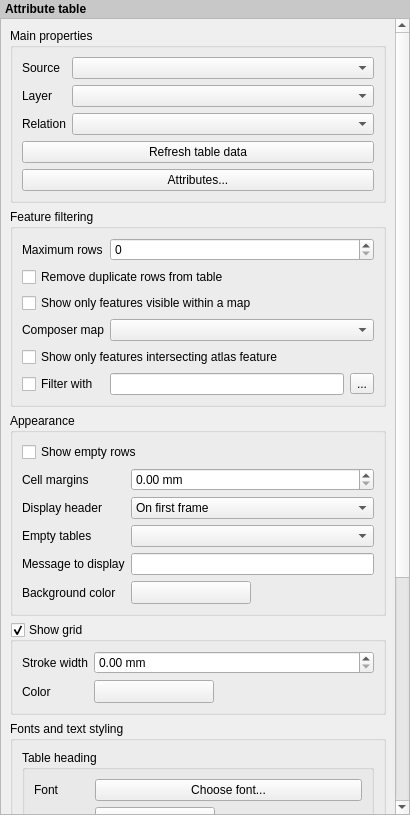
<?xml version="1.0" encoding="UTF-8"?>
<ui version="4.0">
 <class>QgsComposerAttributeTableWidgetBase</class>
 <widget class="QWidget" name="QgsComposerAttributeTableWidgetBase">
  <property name="geometry">
   <rect>
    <x>0</x>
    <y>0</y>
    <width>410</width>
    <height>815</height>
   </rect>
  </property>
  <property name="windowTitle">
   <string>Attribute Table</string>
  </property>
  <layout class="QVBoxLayout" name="verticalLayout">
   <property name="spacing">
    <number>0</number>
   </property>
   <property name="margin">
    <number>0</number>
   </property>
   <item>
    <widget class="QLabel" name="label">
     <property name="sizePolicy">
      <sizepolicy hsizetype="Preferred" vsizetype="Maximum">
       <horstretch>0</horstretch>
       <verstretch>0</verstretch>
      </sizepolicy>
     </property>
     <property name="styleSheet">
      <string notr="true">padding: 2px; font-weight: bold; background-color: rgb(200, 200, 200);</string>
     </property>
     <property name="text">
      <string>Attribute table</string>
     </property>
    </widget>
   </item>
   <item>
    <widget class="QScrollArea" name="scrollArea">
     <property name="widgetResizable">
      <bool>true</bool>
     </property>
     <widget class="QWidget" name="scrollAreaWidgetContents">
      <property name="geometry">
       <rect>
        <x>0</x>
        <y>0</y>
        <width>392</width>
        <height>1202</height>
       </rect>
      </property>
      <layout class="QVBoxLayout" name="mainLayout">
       <item>
        <widget class="QgsCollapsibleGroupBoxBasic" name="groupBox">
         <property name="focusPolicy">
          <enum>Qt::StrongFocus</enum>
         </property>
         <property name="title">
          <string>Main properties</string>
         </property>
         <property name="syncGroup" stdset="0">
          <string notr="true">composeritem</string>
         </property>
         <property name="collapsed" stdset="0">
          <bool>false</bool>
         </property>
         <layout class="QGridLayout" name="gridLayout_4">
          <item row="0" column="0">
           <widget class="QLabel" name="label_8">
            <property name="text">
             <string>Source</string>
            </property>
           </widget>
          </item>
          <item row="0" column="1">
           <widget class="QComboBox" name="mSourceComboBox"/>
          </item>
          <item row="1" column="0">
           <widget class="QLabel" name="mLayerLabel">
            <property name="text">
             <string>Layer</string>
            </property>
            <property name="wordWrap">
             <bool>true</bool>
            </property>
           </widget>
          </item>
          <item row="1" column="1">
           <widget class="QgsMapLayerComboBox" name="mLayerComboBox">
            <property name="sizePolicy">
             <sizepolicy hsizetype="Expanding" vsizetype="Fixed">
              <horstretch>0</horstretch>
              <verstretch>0</verstretch>
             </sizepolicy>
            </property>
           </widget>
          </item>
          <item row="2" column="0">
           <widget class="QLabel" name="mRelationLabel">
            <property name="text">
             <string>Relation</string>
            </property>
           </widget>
          </item>
          <item row="2" column="1">
           <widget class="QComboBox" name="mRelationsComboBox"/>
          </item>
          <item row="3" column="0" colspan="2">
           <widget class="QPushButton" name="mRefreshPushButton">
            <property name="text">
             <string>Refresh table data</string>
            </property>
           </widget>
          </item>
          <item row="4" column="0" colspan="2">
           <widget class="QPushButton" name="mAttributesPushButton">
            <property name="text">
             <string>Attributes...</string>
            </property>
           </widget>
          </item>
         </layout>
        </widget>
       </item>
       <item>
        <widget class="QgsCollapsibleGroupBoxBasic" name="groupBox_5">
         <property name="focusPolicy">
          <enum>Qt::StrongFocus</enum>
         </property>
         <property name="title">
          <string>Feature filtering</string>
         </property>
         <property name="syncGroup" stdset="0">
          <string notr="true">composeritem</string>
         </property>
         <property name="collapsed" stdset="0">
          <bool>false</bool>
         </property>
         <layout class="QGridLayout" name="gridLayout_5">
          <item row="0" column="0">
           <widget class="QLabel" name="mMaxNumFeaturesLabel">
            <property name="text">
             <string>Maximum rows</string>
            </property>
            <property name="wordWrap">
             <bool>true</bool>
            </property>
            <property name="buddy">
             <cstring>mMaximumRowsSpinBox</cstring>
            </property>
           </widget>
          </item>
          <item row="0" column="1">
           <widget class="QgsSpinBox" name="mMaximumRowsSpinBox">
            <property name="maximum">
             <number>99999</number>
            </property>
            <property name="showClearButton">
             <bool>false</bool>
            </property>
           </widget>
          </item>
          <item row="1" column="0" colspan="2">
           <widget class="QCheckBox" name="mUniqueOnlyCheckBox">
            <property name="text">
             <string>Remove duplicate rows from table</string>
            </property>
           </widget>
          </item>
          <item row="2" column="0" colspan="2">
           <widget class="QCheckBox" name="mShowOnlyVisibleFeaturesCheckBox">
            <property name="text">
             <string>Show only features visible within a map</string>
            </property>
           </widget>
          </item>
          <item row="3" column="0">
           <widget class="QLabel" name="mComposerMapLabel">
            <property name="text">
             <string>Composer map</string>
            </property>
            <property name="wordWrap">
             <bool>true</bool>
            </property>
            <property name="buddy">
             <cstring>mComposerMapComboBox</cstring>
            </property>
           </widget>
          </item>
          <item row="3" column="1">
           <widget class="QComboBox" name="mComposerMapComboBox"/>
          </item>
          <item row="4" column="0" colspan="2">
           <widget class="QCheckBox" name="mIntersectAtlasCheckBox">
            <property name="text">
             <string>Show only features intersecting atlas feature</string>
            </property>
           </widget>
          </item>
          <item row="5" column="0">
           <widget class="QCheckBox" name="mFeatureFilterCheckBox">
            <property name="text">
             <string>Filter with</string>
            </property>
           </widget>
          </item>
          <item row="5" column="1">
           <layout class="QHBoxLayout" name="horizontalLayout">
            <item>
             <widget class="QLineEdit" name="mFeatureFilterEdit"/>
            </item>
            <item>
             <widget class="QToolButton" name="mFeatureFilterButton">
              <property name="text">
               <string>...</string>
              </property>
              <property name="icon">
               <iconset resource="../../images/images.qrc">
                <normaloff>:/images/themes/default/mIconExpression.svg</normaloff>:/images/themes/default/mIconExpression.svg</iconset>
              </property>
             </widget>
            </item>
           </layout>
          </item>
         </layout>
         <zorder>mShowOnlyVisibleFeaturesCheckBox</zorder>
         <zorder>mComposerMapLabel</zorder>
         <zorder>mComposerMapComboBox</zorder>
         <zorder>mFeatureFilterCheckBox</zorder>
         <zorder>mMaximumRowsSpinBox</zorder>
         <zorder>mMaxNumFeaturesLabel</zorder>
         <zorder>mIntersectAtlasCheckBox</zorder>
         <zorder>mUniqueOnlyCheckBox</zorder>
        </widget>
       </item>
       <item>
        <widget class="QgsCollapsibleGroupBoxBasic" name="groupBox_6">
         <property name="focusPolicy">
          <enum>Qt::StrongFocus</enum>
         </property>
         <property name="title">
          <string>Appearance</string>
         </property>
         <property name="syncGroup" stdset="0">
          <string notr="true">composeritem</string>
         </property>
         <property name="collapsed" stdset="0">
          <bool>false</bool>
         </property>
         <layout class="QGridLayout" name="gridLayout_6">
          <item row="2" column="0">
           <widget class="QLabel" name="mMarginLabel">
            <property name="text">
             <string>Cell margins</string>
            </property>
            <property name="wordWrap">
             <bool>true</bool>
            </property>
            <property name="buddy">
             <cstring>mMarginSpinBox</cstring>
            </property>
           </widget>
          </item>
          <item row="2" column="1">
           <widget class="QgsDoubleSpinBox" name="mMarginSpinBox">
            <property name="suffix">
             <string> mm</string>
            </property>
            <property name="showClearButton">
             <bool>false</bool>
            </property>
           </widget>
          </item>
          <item row="3" column="0">
           <widget class="QLabel" name="label_7">
            <property name="text">
             <string>Display header</string>
            </property>
           </widget>
          </item>
          <item row="3" column="1">
           <widget class="QComboBox" name="mHeaderModeComboBox">
            <item>
             <property name="text">
              <string>On first frame</string>
             </property>
            </item>
            <item>
             <property name="text">
              <string>On all frames</string>
             </property>
            </item>
            <item>
             <property name="text">
              <string>No header</string>
             </property>
            </item>
           </widget>
          </item>
          <item row="5" column="0">
           <widget class="QLabel" name="label_9">
            <property name="text">
             <string>Empty tables</string>
            </property>
           </widget>
          </item>
          <item row="5" column="1">
           <widget class="QComboBox" name="mEmptyModeComboBox"/>
          </item>
          <item row="6" column="0">
           <widget class="QLabel" name="mEmptyMessageLabel">
            <property name="text">
             <string>Message to display</string>
            </property>
           </widget>
          </item>
          <item row="6" column="1">
           <widget class="QLineEdit" name="mEmptyMessageLineEdit"/>
          </item>
          <item row="7" column="0">
           <widget class="QLabel" name="label_10">
            <property name="text">
             <string>Background color</string>
            </property>
           </widget>
          </item>
          <item row="7" column="1">
           <layout class="QHBoxLayout" name="horizontalLayout_5">
            <item>
             <widget class="QgsColorButtonV2" name="mBackgroundColorButton">
              <property name="minimumSize">
               <size>
                <width>120</width>
                <height>0</height>
               </size>
              </property>
              <property name="maximumSize">
               <size>
                <width>120</width>
                <height>16777215</height>
               </size>
              </property>
              <property name="text">
               <string/>
              </property>
             </widget>
            </item>
            <item>
             <spacer name="horizontalSpacer_4">
              <property name="orientation">
               <enum>Qt::Horizontal</enum>
              </property>
              <property name="sizeHint" stdset="0">
               <size>
                <width>40</width>
                <height>20</height>
               </size>
              </property>
             </spacer>
            </item>
           </layout>
          </item>
          <item row="1" column="0" colspan="2">
           <widget class="QCheckBox" name="mDrawEmptyCheckBox">
            <property name="text">
             <string>Show empty rows</string>
            </property>
           </widget>
          </item>
         </layout>
        </widget>
       </item>
       <item>
        <widget class="QgsCollapsibleGroupBoxBasic" name="mShowGridGroupCheckBox">
         <property name="focusPolicy">
          <enum>Qt::StrongFocus</enum>
         </property>
         <property name="title">
          <string>Show grid</string>
         </property>
         <property name="checkable">
          <bool>true</bool>
         </property>
         <property name="syncGroup" stdset="0">
          <string notr="true">composeritem</string>
         </property>
         <property name="collapsed" stdset="0">
          <bool>false</bool>
         </property>
         <layout class="QGridLayout" name="gridLayout_7">
          <item row="0" column="0">
           <widget class="QLabel" name="mGridStrokeWidthLabel">
            <property name="text">
             <string>Stroke width</string>
            </property>
            <property name="wordWrap">
             <bool>true</bool>
            </property>
            <property name="buddy">
             <cstring>mGridStrokeWidthSpinBox</cstring>
            </property>
           </widget>
          </item>
          <item row="0" column="1">
           <widget class="QgsDoubleSpinBox" name="mGridStrokeWidthSpinBox">
            <property name="suffix">
             <string> mm</string>
            </property>
            <property name="showClearButton">
             <bool>false</bool>
            </property>
           </widget>
          </item>
          <item row="1" column="0">
           <widget class="QLabel" name="label_6">
            <property name="text">
             <string>Color</string>
            </property>
           </widget>
          </item>
          <item row="1" column="1">
           <layout class="QHBoxLayout" name="horizontalLayout_2">
            <item>
             <widget class="QgsColorButtonV2" name="mGridColorButton">
              <property name="minimumSize">
               <size>
                <width>120</width>
                <height>0</height>
               </size>
              </property>
              <property name="maximumSize">
               <size>
                <width>120</width>
                <height>16777215</height>
               </size>
              </property>
              <property name="text">
               <string/>
              </property>
             </widget>
            </item>
            <item>
             <spacer name="horizontalSpacer">
              <property name="orientation">
               <enum>Qt::Horizontal</enum>
              </property>
              <property name="sizeHint" stdset="0">
               <size>
                <width>40</width>
                <height>20</height>
               </size>
              </property>
             </spacer>
            </item>
           </layout>
          </item>
         </layout>
        </widget>
       </item>
       <item>
        <widget class="QgsCollapsibleGroupBoxBasic" name="groupBox_3">
         <property name="focusPolicy">
          <enum>Qt::StrongFocus</enum>
         </property>
         <property name="title">
          <string>Fonts and text styling</string>
         </property>
         <property name="syncGroup" stdset="0">
          <string notr="true">composeritem</string>
         </property>
         <property name="collapsed" stdset="0">
          <bool>false</bool>
         </property>
         <layout class="QVBoxLayout" name="verticalLayout_2">
          <item>
           <widget class="QGroupBox" name="groupBox_2">
            <property name="title">
             <string>Table heading</string>
            </property>
            <layout class="QGridLayout" name="gridLayout">
             <item row="0" column="0">
              <widget class="QLabel" name="label_5">
               <property name="text">
                <string>Font</string>
               </property>
              </widget>
             </item>
             <item row="0" column="1">
              <widget class="QPushButton" name="mHeaderFontPushButton">
               <property name="text">
                <string>Choose font...</string>
               </property>
              </widget>
             </item>
             <item row="1" column="0">
              <widget class="QLabel" name="label_3">
               <property name="text">
                <string>Color</string>
               </property>
              </widget>
             </item>
             <item row="1" column="1">
              <layout class="QHBoxLayout" name="horizontalLayout_3">
               <item>
                <widget class="QgsColorButtonV2" name="mHeaderFontColorButton">
                 <property name="minimumSize">
                  <size>
                   <width>120</width>
                   <height>0</height>
                  </size>
                 </property>
                 <property name="maximumSize">
                  <size>
                   <width>120</width>
                   <height>16777215</height>
                  </size>
                 </property>
                 <property name="text">
                  <string/>
                 </property>
                </widget>
               </item>
               <item>
                <spacer name="horizontalSpacer_2">
                 <property name="orientation">
                  <enum>Qt::Horizontal</enum>
                 </property>
                 <property name="sizeHint" stdset="0">
                  <size>
                   <width>40</width>
                   <height>20</height>
                  </size>
                 </property>
                </spacer>
               </item>
              </layout>
             </item>
             <item row="2" column="0">
              <widget class="QLabel" name="label_2">
               <property name="text">
                <string>Alignment</string>
               </property>
              </widget>
             </item>
             <item row="2" column="1">
              <widget class="QComboBox" name="mHeaderHAlignmentComboBox">
               <property name="sizePolicy">
                <sizepolicy hsizetype="Expanding" vsizetype="Fixed">
                 <horstretch>0</horstretch>
                 <verstretch>0</verstretch>
                </sizepolicy>
               </property>
               <item>
                <property name="text">
                 <string>Follow column alignment</string>
                </property>
               </item>
               <item>
                <property name="text">
                 <string>Left</string>
                </property>
               </item>
               <item>
                <property name="text">
                 <string>Center</string>
                </property>
               </item>
               <item>
                <property name="text">
                 <string>Right</string>
                </property>
               </item>
              </widget>
             </item>
            </layout>
           </widget>
          </item>
          <item>
           <widget class="QGroupBox" name="groupBox_4">
            <property name="title">
             <string>Table contents</string>
            </property>
            <layout class="QGridLayout" name="gridLayout_2">
             <item row="0" column="0">
              <widget class="QLabel" name="lblContentsFont">
               <property name="text">
                <string>Font</string>
               </property>
              </widget>
             </item>
             <item row="0" column="1">
              <widget class="QPushButton" name="mContentFontPushButton">
               <property name="text">
                <string>Choose font...</string>
               </property>
              </widget>
             </item>
             <item row="1" column="0">
              <widget class="QLabel" name="label_4">
               <property name="text">
                <string>Color</string>
               </property>
              </widget>
             </item>
             <item row="1" column="1">
              <layout class="QHBoxLayout" name="horizontalLayout_4">
               <item>
                <widget class="QgsColorButtonV2" name="mContentFontColorButton">
                 <property name="minimumSize">
                  <size>
                   <width>120</width>
                   <height>0</height>
                  </size>
                 </property>
                 <property name="maximumSize">
                  <size>
                   <width>120</width>
                   <height>16777215</height>
                  </size>
                 </property>
                 <property name="text">
                  <string/>
                 </property>
                </widget>
               </item>
               <item>
                <spacer name="horizontalSpacer_3">
                 <property name="orientation">
                  <enum>Qt::Horizontal</enum>
                 </property>
                 <property name="sizeHint" stdset="0">
                  <size>
                   <width>40</width>
                   <height>20</height>
                  </size>
                 </property>
                </spacer>
               </item>
              </layout>
             </item>
            </layout>
           </widget>
          </item>
         </layout>
        </widget>
       </item>
       <item>
        <widget class="QgsCollapsibleGroupBoxBasic" name="frameGroupBox">
         <property name="focusPolicy">
          <enum>Qt::StrongFocus</enum>
         </property>
         <property name="title">
          <string>Frames</string>
         </property>
         <property name="checkable">
          <bool>false</bool>
         </property>
         <property name="checked">
          <bool>false</bool>
         </property>
         <property name="collapsed" stdset="0">
          <bool>false</bool>
         </property>
         <layout class="QGridLayout" name="gridLayout_3">
          <item row="0" column="0">
           <widget class="QLabel" name="mResizeModeLabel">
            <property name="text">
             <string>Resize mode</string>
            </property>
            <property name="wordWrap">
             <bool>true</bool>
            </property>
           </widget>
          </item>
          <item row="0" column="1">
           <widget class="QComboBox" name="mResizeModeComboBox">
            <property name="sizePolicy">
             <sizepolicy hsizetype="Expanding" vsizetype="Fixed">
              <horstretch>0</horstretch>
              <verstretch>0</verstretch>
             </sizepolicy>
            </property>
           </widget>
          </item>
          <item row="1" column="0" colspan="2">
           <widget class="QPushButton" name="mAddFramePushButton">
            <property name="text">
             <string>Add Frame</string>
            </property>
           </widget>
          </item>
          <item row="2" column="0" colspan="2">
           <widget class="QCheckBox" name="mEmptyFrameCheckBox">
            <property name="text">
             <string>Don't export page if frame is empty</string>
            </property>
           </widget>
          </item>
          <item row="3" column="0" colspan="2">
           <widget class="QCheckBox" name="mHideEmptyBgCheckBox">
            <property name="text">
             <string>Don't draw background if frame is empty</string>
            </property>
           </widget>
          </item>
         </layout>
        </widget>
       </item>
      </layout>
     </widget>
    </widget>
   </item>
  </layout>
 </widget>
 <customwidgets>
  <customwidget>
   <class>QgsColorButtonV2</class>
   <extends>QToolButton</extends>
   <header>qgscolorbuttonv2.h</header>
   <container>1</container>
  </customwidget>
  <customwidget>
   <class>QgsDoubleSpinBox</class>
   <extends>QDoubleSpinBox</extends>
   <header>qgsdoublespinbox.h</header>
  </customwidget>
  <customwidget>
   <class>QgsMapLayerComboBox</class>
   <extends>QComboBox</extends>
   <header>qgsmaplayercombobox.h</header>
  </customwidget>
  <customwidget>
   <class>QgsSpinBox</class>
   <extends>QSpinBox</extends>
   <header>qgsspinbox.h</header>
  </customwidget>
  <customwidget>
   <class>QgsCollapsibleGroupBoxBasic</class>
   <extends>QGroupBox</extends>
   <header location="global">qgscollapsiblegroupbox.h</header>
   <container>1</container>
  </customwidget>
 </customwidgets>
 <tabstops>
  <tabstop>scrollArea</tabstop>
  <tabstop>groupBox</tabstop>
  <tabstop>mSourceComboBox</tabstop>
  <tabstop>mLayerComboBox</tabstop>
  <tabstop>mRelationsComboBox</tabstop>
  <tabstop>mRefreshPushButton</tabstop>
  <tabstop>mAttributesPushButton</tabstop>
  <tabstop>groupBox_5</tabstop>
  <tabstop>mMaximumRowsSpinBox</tabstop>
  <tabstop>mUniqueOnlyCheckBox</tabstop>
  <tabstop>mShowOnlyVisibleFeaturesCheckBox</tabstop>
  <tabstop>mComposerMapComboBox</tabstop>
  <tabstop>mIntersectAtlasCheckBox</tabstop>
  <tabstop>mFeatureFilterCheckBox</tabstop>
  <tabstop>mFeatureFilterEdit</tabstop>
  <tabstop>mFeatureFilterButton</tabstop>
  <tabstop>groupBox_6</tabstop>
  <tabstop>mDrawEmptyCheckBox</tabstop>
  <tabstop>mMarginSpinBox</tabstop>
  <tabstop>mHeaderModeComboBox</tabstop>
  <tabstop>mEmptyModeComboBox</tabstop>
  <tabstop>mEmptyMessageLineEdit</tabstop>
  <tabstop>mBackgroundColorButton</tabstop>
  <tabstop>mShowGridGroupCheckBox</tabstop>
  <tabstop>mGridStrokeWidthSpinBox</tabstop>
  <tabstop>mGridColorButton</tabstop>
  <tabstop>groupBox_3</tabstop>
  <tabstop>mHeaderFontPushButton</tabstop>
  <tabstop>mHeaderFontColorButton</tabstop>
  <tabstop>mHeaderHAlignmentComboBox</tabstop>
  <tabstop>mContentFontPushButton</tabstop>
  <tabstop>mContentFontColorButton</tabstop>
  <tabstop>frameGroupBox</tabstop>
  <tabstop>mResizeModeComboBox</tabstop>
  <tabstop>mAddFramePushButton</tabstop>
  <tabstop>mEmptyFrameCheckBox</tabstop>
  <tabstop>mHideEmptyBgCheckBox</tabstop>
 </tabstops>
 <resources>
  <include location="../../images/images.qrc"/>
 </resources>
 <connections/>
</ui>
